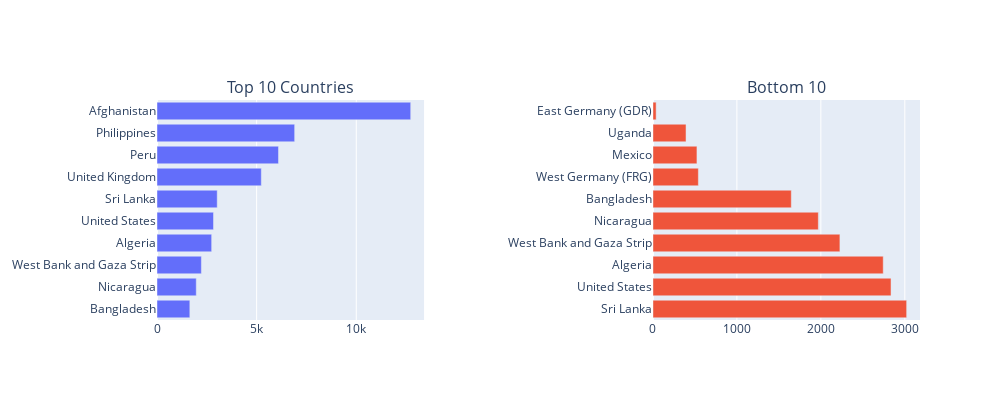

Notebook code cell kept with this figure:
### Markdown cell above
### 3.1.1 Bar Chart - Top / Bottom u Countries

### Code cell
df_top_u_countries = df["country_txt"].value_counts().head(u).iloc[::-1]
df_bottom_u_countries = df["country_txt"].value_counts().tail(u)

fig = make_subplots(rows=1, cols=2, subplot_titles=(f"Top {u} Countries", "Bottom 10"), horizontal_spacing=0.3)

fig.add_trace(
    go.Bar(
        x=df_top_u_countries.values,
        y=df_top_u_countries.index,
        orientation='h',
    ),
    row=1, col=1
)
fig.add_trace(
    go.Bar(
        x=df_bottom_u_countries.values,
        y=df_bottom_u_countries.index,
        orientation='h'
    ),
    row=1, col=2
)
fig.update_layout(
    height=400, 
    width=1000,
    showlegend=False
)
fig.show()

### Figure 1 — Plotly figure (JSON) as saved in the notebook; plotly's stock layout.template omitted (floating-point values rounded to 4 significant figures)
{"data": [{"orientation": "h", "type": "bar", "x": [1648, 1970, 2227, 2743, 2836, 3022, 5235, 6096, 6908, 12731], "xaxis": "x", "y": ["Bangladesh", "Nicaragua", "West Bank and Gaza Strip", "Algeria", "United States", "Sri Lanka", "United Kingdom", "Peru", "Philippines", "Afghanistan"], "yaxis": "y"}, {"orientation": "h", "type": "bar", "x": [3022, 2836, 2743, 2227, 1970, 1648, 541, 524, 394, 38], "xaxis": "x2", "y": ["Sri Lanka", "United States", "Algeria", "West Bank and Gaza Strip", "Nicaragua", "Bangladesh", "West Germany (FRG)", "Mexico", "Uganda", "East Germany (GDR)"], "yaxis": "y2"}], "layout": {"annotations": [{"font": {"size": 16}, "showarrow": false, "text": "Top 10 Countries", "x": 0.175, "xanchor": "center", "xref": "paper", "y": 1, "yanchor": "bottom", "yref": "paper"}, {"font": {"size": 16}, "showarrow": false, "text": "Bottom 10", "x": 0.825, "xanchor": "center", "xref": "paper", "y": 1, "yanchor": "bottom", "yref": "paper"}], "height": 400, "showlegend": false, "width": 1000, "xaxis": {"anchor": "y", "domain": [0, 0.35]}, "xaxis2": {"anchor": "y2", "domain": [0.65, 1.0]}, "yaxis": {"anchor": "x", "domain": [0, 1]}, "yaxis2": {"anchor": "x2", "domain": [0, 1]}}}
